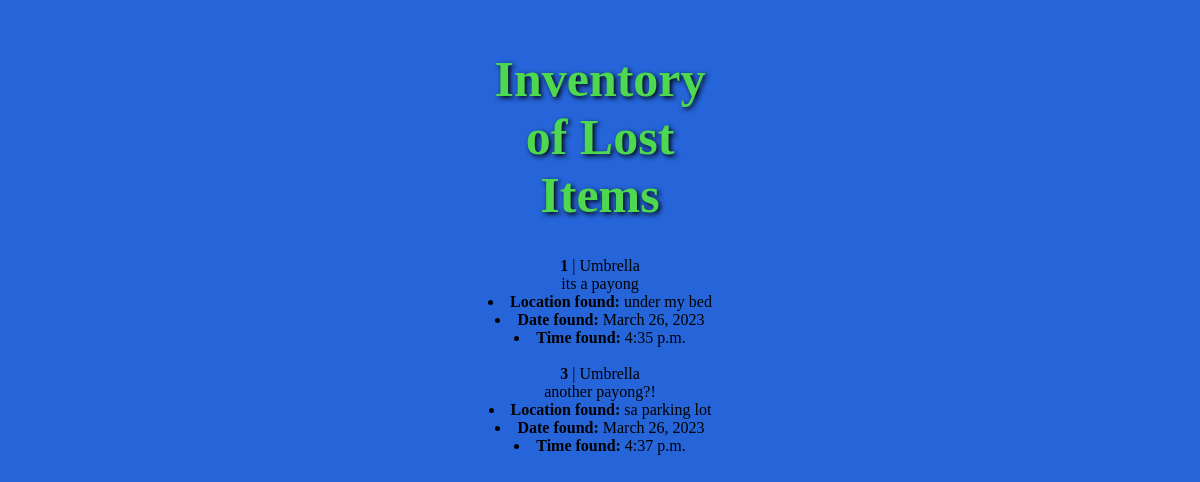
/items/lostitems/, run on the app's committed database.
### items/models.py (models this page shows, shortened)
class Item(models.Model):
    isLost = models.BooleanField(default=True)
    category = models.CharField(max_length=100, default="Umbrella")
    description = models.CharField(max_length=500)
    locationFound = models.CharField(max_length=100)
    dateFound = models.DateField()
    timeFound = models.TimeField(auto_now=False, auto_now_add=False)

### items/views.py (the view)
# urls.py: path("lostitems/", views.lostItems.as_view(), name="lostItems"),
class lostItems(View):
    template = "lostitems.html"
    def get(self, request):
        all_lost_items = Item.objects.filter(isLost=True)
        context = {
            "all_lost_items": all_lost_items
        }
        return render(request, self.template, context)

### items/templates/lostitems.html
{% extends "base.html" %}
{% block content %}
  <center><h1>Inventory of Lost Items</h1></center>
  {% for lost in all_lost_items %}
    {% if lost.isLost == True %}
    <b>{{lost.id}}</b> | {{lost.category}}<br>
    {{lost.description}}
    <li><b>Location found: </b>{{lost.locationFound}}</li>
    <li><b>Date found: </b>{{lost.dateFound}}</li>
    <li><b>Time found: </b>{{lost.timeFound}}</li>
    <br>
    {% endif %}
  {% endfor %}
{% endblock %}

### login/static/style.css (style rules this page uses)
h1 { text-align: center; color:rgb(78, 216, 80); text-shadow:2px 2px 5px rgb(0, 0, 0); font-family: "Brush Script MT", "Brush Script Std", cursive; font-size: 50px; }
body { text-align: center; padding: 1em; max-width: 240px; margin: 0 auto; min-height: 100vh; width: 100% auto; background: rgb(37, 100, 217); }

### data on the page
Item: id "1", category "Umbrella", description "its a payong", locationFound "under my bed", dateFound "March 26, 2023", timeFound "4:35 p.m."
Item: id "3", category "Umbrella", description "another payong?!", locationFound "sa parking lot", dateFound "March 26, 2023", timeFound "4:37 p.m."
